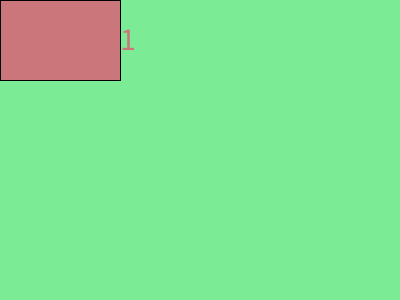
Frame 1 (no input)
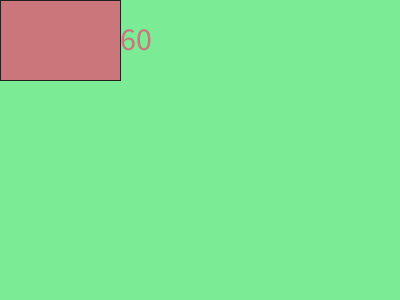
Frame 60 (the mouse pressed at the canvas centre just before this capture)
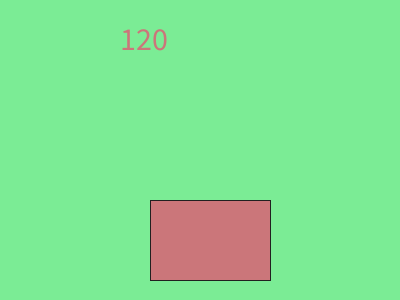
Frame 120 (the mouse held since frame 60 and released just before this capture)

The Processing sketch that drew these frames (run headless with seeded random() and noise(); from frame 60 on, the mouse is pressed at the canvas centre):

// Processing sketch: Week1_DifferentStyles
// ── Week1_DifferentStyles.pde
void setup()
{
  size(400, 300);
  background(255, 236, 149);
  fill(203, 118, 122);
  textSize(32);
}
 
void draw()
{
  background(123, 236, 149);
  rect(mouseY, mouseX, 120, 80);
  stroke(32);
  text(frameCount, 120,50);
}
